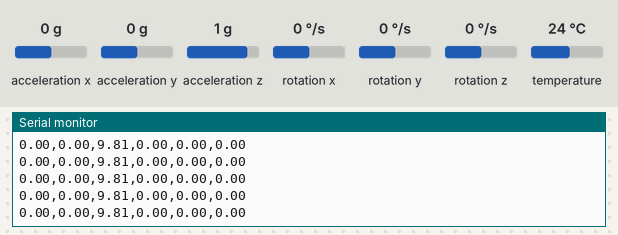
Recording of a sketch running on a simulated ESP32. Shown: the last lines printed to the serial monitor. The test bench sets the inputs (shaded band); at power-on: acceleration x 0 g, acceleration y 0 g, acceleration z 1 g, rotation x 0 °/s, rotation y 0 °/s, rotation z 0 °/s, temperature 24 °C.

Above: at 1.7 s.
1.8 s: acceleration x set to -1.4 g
At 2.7 s:
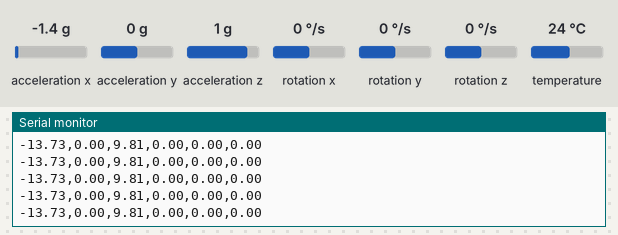
3.3 s: acceleration y set to -1.4 g
At 4.1 s:
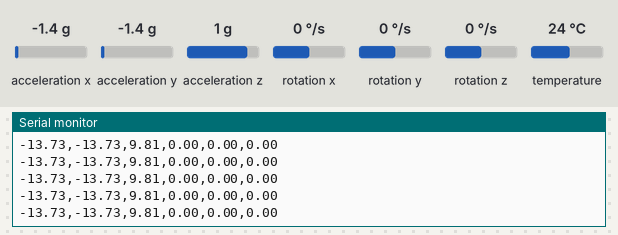
4.8 s: acceleration z set to -1.4 g
At 5.9 s:
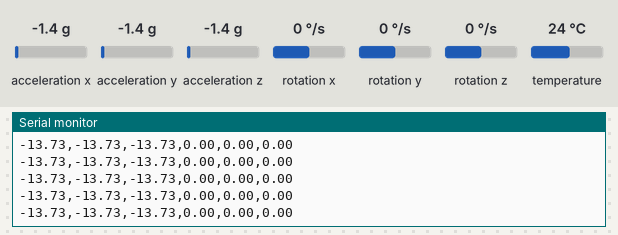
6.3 s: rotation x set to -192 °/s
At 7.0 s:
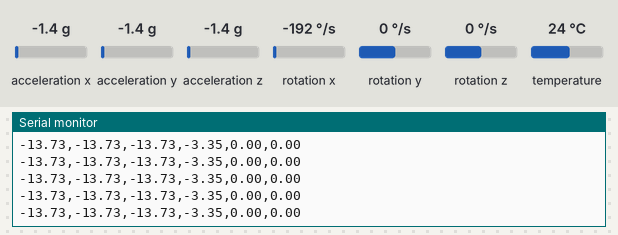
7.8 s: rotation y set to -192 °/s
At 8.7 s:
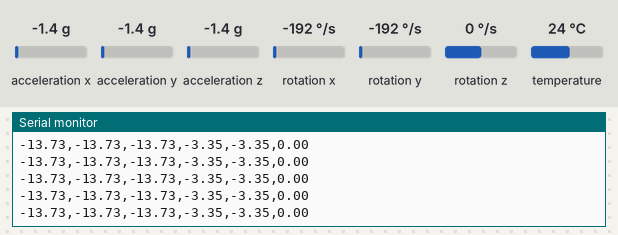

The sketch:

firmware_sampler.ino
```cpp
#include <Adafruit_MPU6050.h>
#include <Adafruit_Sensor.h>
#include <Wire.h>

/*
  ============================================================
  THIẾT BỊ GIÁM SÁT HÀNH VI VÀ CẢNH BÁO TÉ NGÃ - ESP32 & MPU6050
  Code: Thu thập dữ liệu 6 trục quán tính (50Hz) nạp lên Edge Impulse
  ============================================================
  Sơ đồ cắm dây:
    - MPU6050 VCC -> ESP32 3V3 (hoặc VIN/5V)
    - MPU6050 GND -> ESP32 GND
    - MPU6050 SCL -> ESP32 GPIO 21 (D21)
    - MPU6050 SDA -> ESP32 GPIO 22 (D22)
  ============================================================
*/

Adafruit_MPU6050 mpu;

#define SAMPLING_FREQ_HZ    50
#define INTERVAL_MS         (1000 / SAMPLING_FREQ_HZ)

unsigned long lastSampleTime = 0;

void setup() {
  Serial.begin(115200);
  while (!Serial) delay(10);

  // Cấu hình chân I2C: D22 làm SDA, D21 làm SCL (mạch chuẩn không chéo dây)
  Wire.begin(22, 21);

  Serial.println("\n--- DANG KHOI TAO MPU6050 ---");
  if (!mpu.begin(0x68, &Wire)) {
    Serial.println("Loi: Khong tim thay MPU6050! Kiem tra lai 4 day noi.");
    while (1) {
      delay(1000);
    }
  }

  Serial.println("MPU6050 da san sang!");

  // Cấu hình thông số cảm biến cho bài toán nhận diện té ngã
  mpu.setAccelerometerRange(MPU6050_RANGE_8_G);   // Dải đo ±8g (chống tràn số khi va đập té ngã)
  mpu.setGyroRange(MPU6050_RANGE_1000_DEG);       // Dải đo ±1000 deg/s
  mpu.setFilterBandwidth(MPU6050_BAND_21_HZ);     // Lọc thông thấp 21Hz loại nhiễu tần số cao

  delay(500);
}

void loop() {
  unsigned long now = millis();

  // Đảm bảo đúng tần số lấy mẫu 50Hz (mỗi 20ms in ra 1 hàng dữ liệu)
  if (now - lastSampleTime >= INTERVAL_MS) {
    lastSampleTime = now;

    sensors_event_t a, g, temp;
    mpu.getEvent(&a, &g, &temp);

    // In 6 kênh dữ liệu: ax, ay, az (m/s^2), gx, gy, gz (rad/s)
    Serial.printf("%.2f,%.2f,%.2f,%.2f,%.2f,%.2f\n",
                  a.acceleration.x, a.acceleration.y, a.acceleration.z,
                  g.gyro.x, g.gyro.y, g.gyro.z);
  }
}
```

Measured:
- after the input at 1.8 s, the serial monitor: prints a new line at once (image 1)
- after the input at 3.3 s, the serial monitor: prints a new line at once (image 2)
- after the input at 4.8 s, the serial monitor: prints a new line at once (image 3)
- after the input at 6.3 s, the serial monitor: prints a new line at once (image 4)
- after the input at 7.8 s, the serial monitor: prints a new line at once (image 5)
